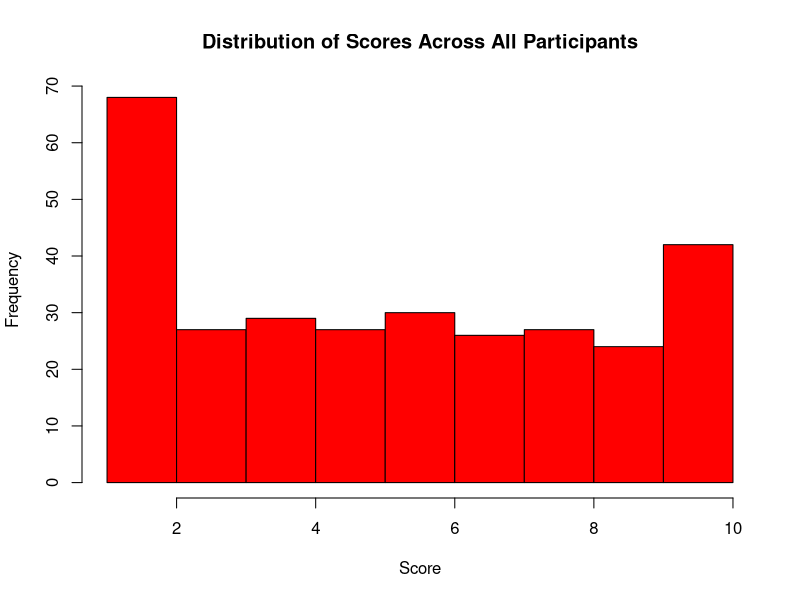
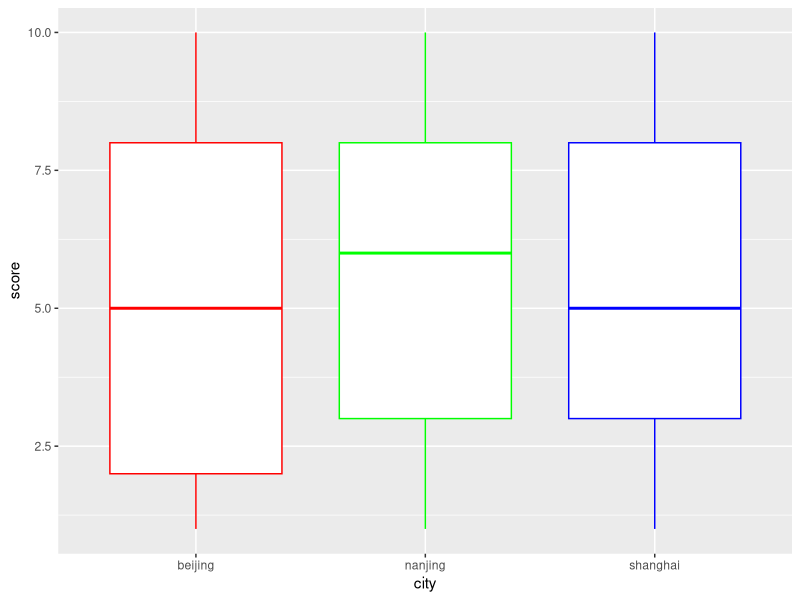

The R script that drew these images, in order:
## ---- chunk 1
knitr::opts_chunk$set(echo = TRUE)
## ---- chunk 2
# Load Packages
library(car)
library(dplyr)
library(ggplot2)
## ---- chunk 3
set.seed(9898)
beijing <- sample(1:10,100,replace = T)
a <- rep("beijing",100)
beijing <- data.frame(cbind(beijing,a))
names(beijing) <- c("score","city")
str(beijing)

shanghai <- sample(1:10,100,replace = T)
b <- rep("shanghai",100)
shanghai <- data.frame(cbind(shanghai,b))
names(shanghai) <- c("score","city")

nanjing <- sample(1:10,100,replace = T)
c <- rep("nanjing", 100)
nanjing <- data.frame(cbind(nanjing,c))
names(nanjing) <- c("score","city")

data <- rbind(beijing,shanghai,nanjing)
data$city <- as.factor(data$city)
data$score <- as.integer(data$score)
table(data)
str(data)

hist(data$score, main = "Distribution of Scores Across All Participants", xlab = "Score", col = "red")

## ---- chunk 4
leveneTest(score ~ city, data)
## ---- chunk 5
data %>%
        group_by(city) %>%
        summarise(count = n(), mean = mean(score), standard_deviation = sd(score))

ggplot(data = data, aes(x = city, y = score), ) + 
        geom_boxplot(col = c("red","green","blue"))

## ---- chunk 6
one.way <- aov(score ~ city, data = data)
summary(one.way)
